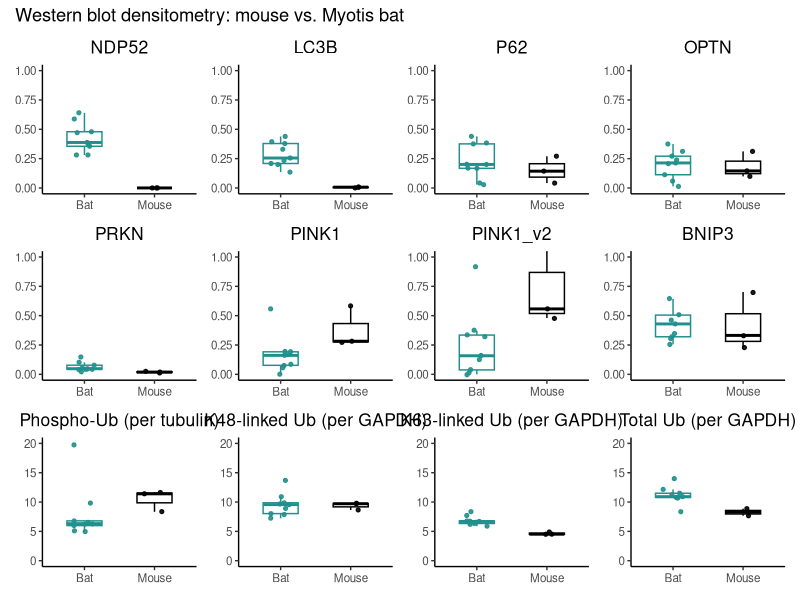

The R script that drew this image:
#!/usr/bin/env Rscript
# ==============================================================================
# Western blot quantification — mouse vs. Myotis bat
#
# Densitometry of mitophagy / ubiquitin-pathway proteins in primary fibroblasts
# from 3 mouse and 9 Myotis individuals. Each protein's band intensity is
# normalized to a loading control (alpha-tubulin or GAPDH, as noted per target).
# For each protein we draw a boxplot (mouse vs. bat) and run an unpaired
# Welch two-sample t-test on species.
#
# Outputs:
#   western_blots_panel.png        - multi-protein boxplot panel
#   western_blots_ttests.csv       - tidy table of per-protein t-test results
#
# Reproduces the manuscript western-blot statistics.
# ==============================================================================

library(tidyverse)
library(viridis)
library(patchwork)

# ------------------------------------------------------------------------------
# 1. Sample metadata
# ------------------------------------------------------------------------------
# 3 mouse (M*) + 9 Myotis bat (MM*) individuals, in fixed lane order.
individuals <- c(
  "M1A", "M4D", "M5E",
  "MM6309A", "MM6309B", "MM6309C",
  "MM6313A", "MM6313B", "MM6313C",
  "MMY6678A", "MMY6678B", "MMY6678E"
)
# Bat IDs start with "MM"; the three mouse IDs start with a single "M".
species_of <- ifelse(str_starts(individuals, "MM"), "Bat", "Mouse")

# ------------------------------------------------------------------------------
# 2. Densitometry values (normalized band intensities), one vector per protein
# ------------------------------------------------------------------------------
# Group A: normalized per alpha-tubulin (or GAPDH), low dynamic range (0-1).
protein_values <- list(
  NDP52    = c(0, 0, 0,
               0.2810266698, 0.367919397, 0.38742969,
               0.4710629646, 0.3551021042, 0.6406251231,
               0.4790105313, 0.2809685024, 0.5876667772),
  LC3B     = c(0.006984163017, 0, 0.006671043193,
               0.1996997688, 0.2549926058, 0.1348086993,
               0.378599972, 0.2083777865, 0.2342872004,
               0.3295423931, 0.4388619656, 0.394206074),
  P62      = c(0.04140616062, 0.2702235794, 0.1428580547,
               0.2019369078, 0.1671138313, 0.2003487468,
               0.3754961026, 0.04235991797, 0.02834543071,
               0.1689547306, 0.4395205426, 0.3839037965),
  OPTN     = c(0.09827979359, 0.3114585526, 0.1451053267,
               0.1125326842, 0.2387565038, 0.2068318554,
               0.3116408486, 0.05821120887, 0.01310877658,
               0.2131217949, 0.270703505, 0.3745616096),
  PRKN     = c(0.01173437803, 0.02583821384, 0.0191009673,
               0.02179153741, 0.05676406801, 0.04271370912,
               0.1025403754, 0.04816504654, 0.1477388017,
               0.07798231563, 0.03991493781, 0.04329136292),
  PINK1    = c(0.5835102167, 0.2724059173, 0.2820678357,
               0.161527961, 0.08563573417, 0.05539745294,
               0.1919096914, 0.07671585338, 0,
               0.1950472365, 0.5571220082, 0.1676661272),
  PINK1_v2 = c(1.179759451, 0.4793777719, 0.5576390259,
               0.3716869987, 0.1582324624, 0.1250568114,
               0.3241460607, 0.01140496819, 0,
               0.334582339, 0.9213947605, 0.03769879527),
  BNIP3    = c(0.3317771066, 0.7015505402, 0.2300220222,
               0.4640523983, 0.6433225826, 0.3201925797,
               0.2554232671, 0.5048260952, 1.95013516,
               0.3468700065, 0.4295199564, 0.2998846455)
)

# Group B: ubiquitin smears, high dynamic range (0-20).
big_protein_values <- list(
  `Phospho-Ub (per tubulin)`  = c(8.339775337, 11.6431863, 11.40283576,
                                  5.989895478, 6.520194058, 9.82912605,
                                  5.113486211, 6.322033978, 19.70682628,
                                  6.223376666, 6.792291249, 4.936742529),
  `K48-linked Ub (per GAPDH)` = c(8.647616475, 9.77801167, 9.714880671,
                                  7.850559465, 9.87239565, 8.033906558,
                                  8.898997844, 9.662638215, 9.565385772,
                                  10.9261841, 7.239464451, 13.68624336),
  `K63-linked Ub (per GAPDH)` = c(4.885333272, 4.523965796, 4.49811918,
                                  6.346429522, 6.190410517, 5.886588512,
                                  6.562982778, 6.718964511, 6.689992826,
                                  7.708040999, 6.786724831, 8.354939324),
  `Total Ub (per GAPDH)`      = c(8.87292998, 7.670514311, 8.267310593,
                                  10.80780405, 10.92114776, 10.67978054,
                                  10.79098217, 11.2329235, 11.50513434,
                                  12.15899197, 8.356434122, 14.00562606)
)

# ------------------------------------------------------------------------------
# 3. Assemble one long-format data frame
# ------------------------------------------------------------------------------
make_protein_df <- function(values, protein_name) {
  tibble(
    individual = individuals,
    species    = species_of,
    protein    = protein_name,
    value      = values
  )
}

low_df <- imap(protein_values, ~ make_protein_df(.x, .y)) |> bind_rows()
big_df <- imap(big_protein_values, ~ make_protein_df(.x, .y)) |> bind_rows()
all_df <- bind_rows(low_df, big_df) |>
  mutate(species = factor(species, levels = c("Mouse", "Bat")))

# ------------------------------------------------------------------------------
# 4. Boxplots
# ------------------------------------------------------------------------------
species_cols <- c(Mouse = "black", Bat = "#21908CFF")

make_boxplot <- function(df, ymax) {
  ggplot(df, aes(x = species, y = value, color = species)) +
    geom_boxplot(width = 0.5, outlier.shape = NA, linewidth = 0.5) +
    geom_jitter(width = 0.15, size = 1.1, alpha = 0.9) +
    scale_color_manual(values = species_cols) +
    coord_cartesian(ylim = c(0, ymax)) +
    labs(x = NULL, y = NULL, title = unique(df$protein)) +
    theme_classic(base_size = 10.5) +
    theme(legend.position = "none", plot.title = element_text(hjust = 0.5))
}

low_panels <- protein_values |>
  names() |>
  set_names() |>
  map(~ make_boxplot(filter(low_df, protein == .x), ymax = 1.0))

big_panels <- big_protein_values |>
  names() |>
  set_names() |>
  map(~ make_boxplot(filter(big_df, protein == .x), ymax = 20.0))

panel <- wrap_plots(c(low_panels, big_panels), ncol = 4) +
  plot_annotation(title = "Western blot densitometry: mouse vs. Myotis bat")

ggsave("western_blots_panel.png", plot = panel,
       width = 11, height = 8, dpi = 300)

# ------------------------------------------------------------------------------
# 5. Unpaired (Welch) two-sample t-tests, species as the grouping variable
# ------------------------------------------------------------------------------
star <- function(p) {
  dplyr::case_when(
    p < 0.001 ~ "***",
    p < 0.01  ~ "**",
    p < 0.05  ~ "*",
    TRUE      ~ "ns"
  )
}

ttest_one <- function(df) {
  tt <- t.test(value ~ species, data = df)   # Welch, unpaired
  means <- df |> group_by(species) |> summarise(m = mean(value), .groups = "drop")
  m_mouse <- means$m[means$species == "Mouse"]
  m_bat   <- means$m[means$species == "Bat"]
  tibble(
    protein     = unique(df$protein),
    mean_mouse  = m_mouse,
    mean_bat    = m_bat,
    t           = unname(tt$statistic),
    df          = unname(tt$parameter),
    p_value     = tt$p.value,
    signif      = star(tt$p.value),
    higher_in   = ifelse(m_bat > m_mouse, "Bat", "Mouse")
  )
}

ttests <- all_df |>
  group_split(protein) |>
  map(ttest_one) |>
  bind_rows() |>
  arrange(p_value)

write_csv(ttests, "western_blots_ttests.csv")

print(ttests, n = Inf, width = Inf)
